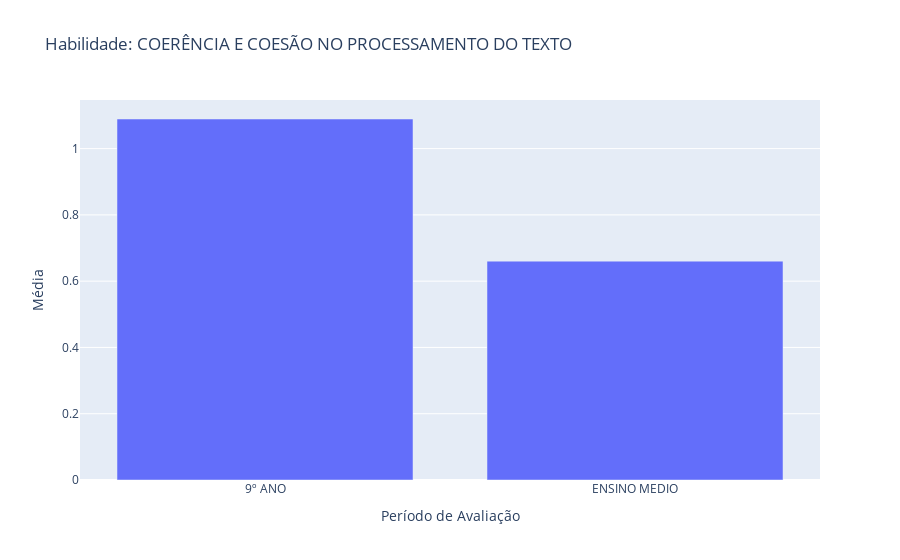

Notebook cell for this chart:
### Code cell
## coerencia_compreensao


df_fund = df_2014_lp.groupby(['dc_etapa_aplicacao_turma'])[coerencia_compreensao].mean().reset_index()
#col_list = df_fund.columns.tolist()[1:]

df_fund['mean'] = df_fund.mean(axis=1)
df_fund['dc_etapa_aplicacao_turma'] = df_fund['dc_etapa_aplicacao_turma'].replace(['ENSINO M?DIO - 3? S?RIE'], 'ENSINO MEDIO')


# Habilidade de Leitura

x2014_coerencia_compreensao = df_fund['dc_etapa_aplicacao_turma']
y2014_coerencia_compreensao = df_fund['mean']


fig = go.Figure(data=[
    go.Bar(name='9º ANO', x=x2014_coerencia_compreensao, y=y2014_coerencia_compreensao),
    #go.Bar(name='ENSINO M?DIO - 3? S?RIE', x=df_2014_lp, y=[12, 18, 29]) name='9º ANO',
])
# Change the bar mode
fig.update_layout(barmode='group')

fig.update_layout(
    title="Habilidade: COERÊNCIA E COESÃO NO PROCESSAMENTO DO TEXTO",
    xaxis_title="Período de Avaliação",
    yaxis_title="Média",
    #legend_title="Legend Title",
    
    )

fig.show()
#pyo.plot(fig, filename='descritor_coerencia_compreensao.html', auto_open=True)

### Figure 1 — Plotly figure (JSON) as saved in the notebook; plotly's stock layout.template omitted (floating-point values rounded to 4 significant figures)
{"data": [{"name": "9º ANO", "type": "bar", "x": ["9º ANO", "ENSINO MEDIO"], "y": [1.089, 0.6604]}], "layout": {"autosize": true, "barmode": "group", "title": {"text": "Habilidade: COERÊNCIA E COESÃO NO PROCESSAMENTO DO TEXTO"}, "xaxis": {"autorange": true, "range": [-0.5, 1.5], "title": {"text": "Período de Avaliação"}, "type": "category"}, "yaxis": {"autorange": true, "range": [0, 1.147], "title": {"text": "Média"}, "type": "linear"}}}
